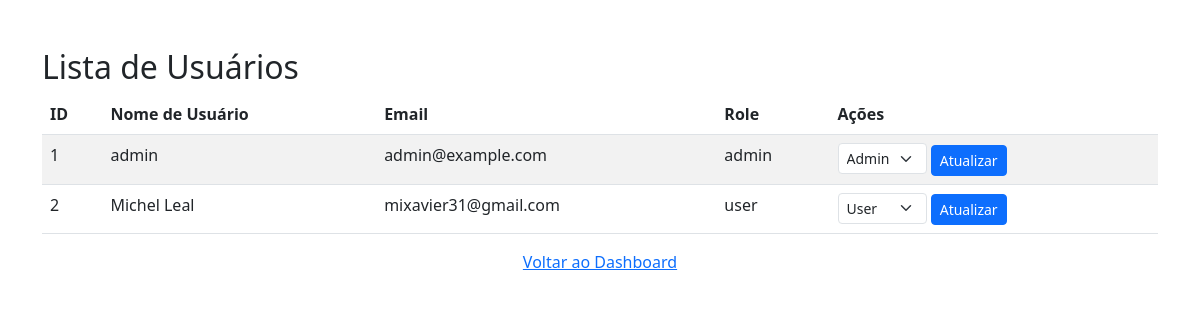
Screenshot of /users (signed in) with the database file from the repository.
### app/models.py (models this page shows, shortened)
class User(UserMixin, db.Model):
    __tablename__ = 'user'
    id = db.Column(db.Integer, primary_key=True, comment="ID único do usuário")
    name = db.Column(db.String(100), nullable=False, comment="Nome completo do usuário")
    usertitle = db.Column(
        db.String(80), unique=True, nullable=False, index=True, comment="Nome de usuário"
    )
    email = db.Column(
        db.String(120), unique=True, nullable=False, index=True, comment="E-mail do usuário"
    )
    password_hash = db.Column(
        db.String(200), nullable=False, comment="Senha hashada do usuário"
    )
    role = db.Column(
        db.String(50), nullable=False, default='user', comment="Papel: admin, user, corretor, etc."
    )
    user_profile = db.Column(
        db.String(50), nullable=False, default='individual', comment="Perfil: individual, empresa, etc."
    )
    preferred_locations = db.Column(
        db.String(500), nullable=True, comment="Locações preferidas pelo usuário"
    )
    phone = db.Column(db.String(20), nullable=True, comment="Número de telefone do usuário")
    profile_picture = db.Column(
        db.String(200), nullable=True, comment="URL da foto de perfil do usuário"
    )
    created_at = db.Column(
        db.DateTime, default=datetime.utcnow, comment="Data de criação do usuário"
    )
    last_login = db.Column(
        db.DateTime, nullable=True, comment="Último login do usuário"
    )
    properties = db.relationship(
        'Property', back_populates='owner', lazy='dynamic', cascade='all, delete-orphan'
    )
    sent_proposals = db.relationship(
        'Proposal', foreign_keys='Proposal.sender_id', back_populates='sender'
    )
    received_proposals = db.relationship(
        'Proposal', foreign_keys='Proposal.receiver_id', back_populates='receiver'
    )
    activities = db.relationship(
        'Activity', back_populates='user', lazy='dynamic'
    )
    matches = db.relationship(
        'Match', foreign_keys='Match.user_id', back_populates='user'
    )
    received_matches = db.relationship(
        'Match', foreign_keys='Match.matched_user_id', back_populates='matched_user'
    )
    notifications = db.relationship(
        'Notification', back_populates='user', lazy='dynamic'
    )

### app/routes.py (the view)
@main.route('/users')
@login_required
def users():
    if current_user.role != ADMIN_ROLE:
        flash('Acesso negado.', 'danger')
        return redirect(url_for('main.dashboard'))
    users_list = User.query.all()
    return render_template('users.html', users=users_list)

### app/templates/users.html (shortened to what this page needs)
<!DOCTYPE html>
<html lang="pt-BR">
<head>
    <link href="https://cdn.jsdelivr.net/npm/bootstrap@5.3.0-alpha1/dist/css/bootstrap.min.css" rel="stylesheet">
</head>
<body>
    <div class="container mt-5">
        <h2>Lista de Usuários</h2>
        <table class="table table-striped">
            <thead>
                <tr>
                    <th>ID</th>
                    <th>Nome de Usuário</th>
                    <th>Email</th>
                    <th>Role</th>
                    <th>Ações</th>
                </tr>
            </thead>
            <tbody>
                {% for user in users %}
                <tr>
                    <td>{{ user.id }}</td>
                    <td>{{ user.usertitle }}</td>
                    <td>{{ user.email }}</td>
                    <td>{{ user.role }}</td>
                    <td>
                        <form method="POST" action="{{ url_for('main.change_role', user_id=user.id) }}" style="display:inline;">
                            <select name="role" class="form-select form-select-sm d-inline" style="width: auto;">
                                <option value="admin" {% if user.role == 'admin' %}selected{% endif %}>Admin</option>
                                <option value="user" {% if user.role == 'user' %}selected{% endif %}>User</option>
                            </select>
                            <button type="submit" class="btn btn-sm btn-primary">Atualizar</button>
                        </form>
                    </td>
                </tr>
                {% endfor %}
            </tbody>
        </table>
        <p class="mt-3 text-center">
            <a href="{{ url_for('main.dashboard') }}">Voltar ao Dashboard</a>
        </p>
    </div>
</body>
</html>

### rows the page displays
User: id "1", usertitle "admin", email "admin@example.com", role "admin", role "Admin"
User: id "2", usertitle "Michel Leal", email "mixavier31@gmail.com", role "user", role "User"
